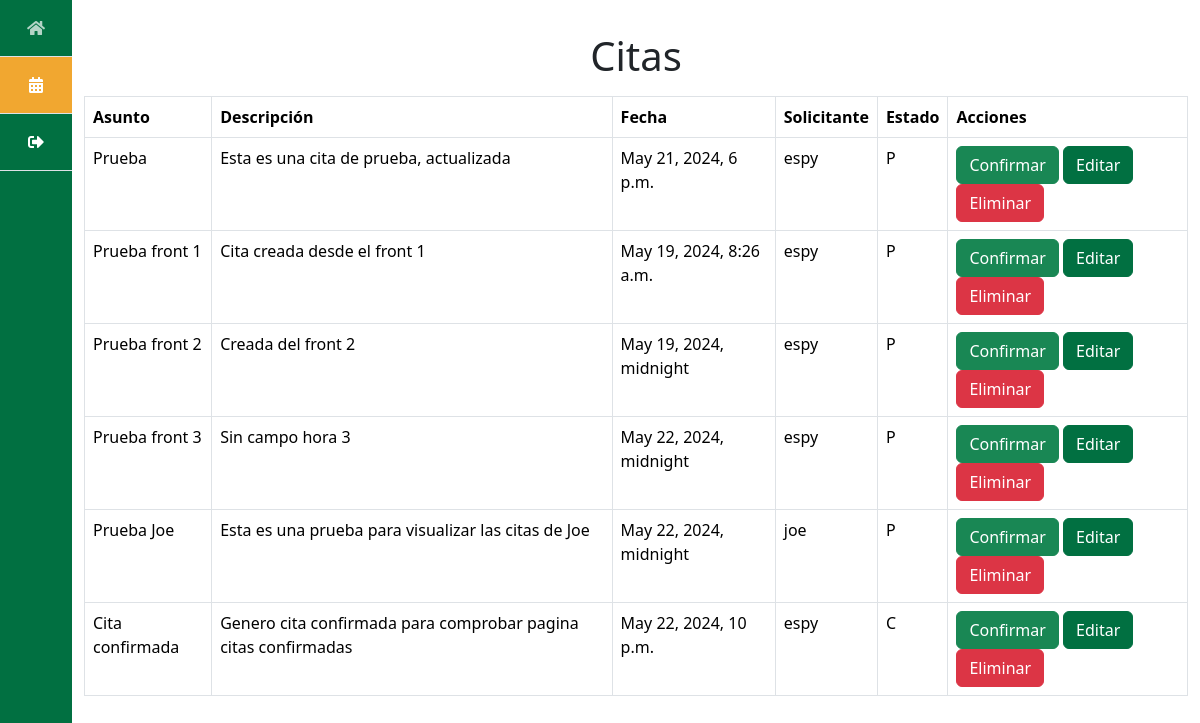
/citas/ (signed in), run on the app's committed database.
### paginas/models.py (models this page shows, shortened)
class Cita(models.Model):
    PENDIENTE = 'P'
    CONFIRMADA = 'C'
    CANCELADA = 'X'
    ESTADOS_CITA = [
        (PENDIENTE, 'Pendiente'),
        (CONFIRMADA, 'Confirmada'),
        (CANCELADA, 'Cancelada'),
    ]
    titulo = models.CharField(max_length=100)
    motivo = models.TextField(max_length=100)
    fecha = models.DateTimeField()
    user = models.ForeignKey(User, on_delete=models.CASCADE)
    estado = models.CharField(
        max_length=1,
        choices=ESTADOS_CITA,
        default=PENDIENTE,
    )
    solicitada = models.DateTimeField(auto_now_add=True)

### paginas/views.py (the view)
# urls.py: path('citas/', views.citas, name = 'citas'),
def citas(request):
    if request.user.username == 'espy':
        citas = Cita.objects.all()  # VISTA DEL ORIENTADOR
    else:
        citas = Cita.objects.filter(user=request.user)  # VISTA DEL USUARIO
    return render(request, 'citas.html', {
        'citas': citas
    })

### paginas/templates/citas.html
{% extends 'base.html' %} {% block content %}
<h1 class="text-center mt-3 mb-3">Citas</h1>
<table class="table table-bordered">
    <thead>
        <tr>
            <th scope="col">Asunto</th>
            <th scope="col">Descripción</th>
            <th scope="col">Fecha</th>
            <th scope="col">Solicitante</th>
            <th scope="col">Estado</th>
            <th scope="col">Acciones</th>
        </tr>
    </thead>
    <tbody>
        {% for cita in citas %}
        <tr>
            <td>{{ cita.titulo }}</td>
            <td>{{ cita.motivo }}</td>
            <td>{{ cita.fecha }}</td>
            <td>{{ cita.user }}</td>
            <td>{{ cita.estado }}</td>
            <td>
                <a href="/citas/{{ cita.id }}/confirmar" class="btn btn-success"
                    >Confirmar</a
                >
                <a href="/citas/{{ cita.id }}/editar" class="btn btn-primary"
                    >Editar</a
                >
                <a href="/citas/{{ cita.id }}/delete" class="btn btn-danger"
                    >Eliminar</a
                >
            </td>
            {% endfor %}
        </tr>
    </tbody>
</table>
{% endblock %}

### paginas/static/css/styles.css (style rules this page uses)
:root { --bs-primary: #017041; --bs-secondary: #f1a730; }
body .btn-primary { background-color: var(--bs-primary) !important; border-color: var(--bs-primary) !important; }

### data on the page
Cita: titulo "Prueba", motivo "Esta es una cita de prueba, actualizada", fecha "May 21, 2024, 6 p.m.", user "espy", estado "P"
Cita: titulo "Prueba front 1", motivo "Cita creada desde el front 1", fecha "May 19, 2024, 8:26 a.m.", user "espy", estado "P"
Cita: titulo "Prueba front 2", motivo "Creada del front 2", fecha "May 19, 2024, midnight", user "espy", estado "P"
Cita: titulo "Prueba front 3", motivo "Sin campo hora 3", fecha "May 22, 2024, midnight", user "espy", estado "P"
Cita: titulo "Prueba Joe", motivo "Esta es una prueba para visualizar las citas de Joe", fecha "May 22, 2024, midnight", user "joe", estado "P"
Cita: titulo "Cita confirmada", motivo "Genero cita confirmada para comprobar pagina citas confirmadas", fecha "May 22, 2024, 10 p.m.", user "espy", estado "C"
